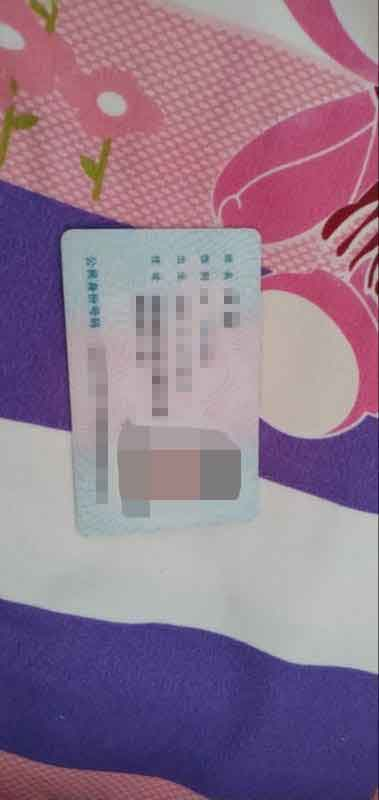
#> input picture extract-idcard/assets/explain/11.jpg, 379 x 800 px; its folder holds only this picture in this run
$ python -i util.py   (imports and definitions only)
#> lines starting #> are read from the running program, lines starting #| are printed output that depends on the picture
#> further down, picture is the input picture: shape (800, 379, 3); mean B, G, R 141.3, 119.7, 144.5
import numpy as np
import cv2 as cv
from collections import Counter
import os
import shutil


# 判断是图片是否偏暗
def is_dark(gray_img, min=110, rate=0.6):
#> called with min = 110, rate = 0.4
    w, h = gray_img.shape[:2]
#> w = 800; h = 379
    pixel_sum = w * h
#> pixel_sum = 303200

    arr = np.array(gray_img)
    dark = np.maximum(arr, min)
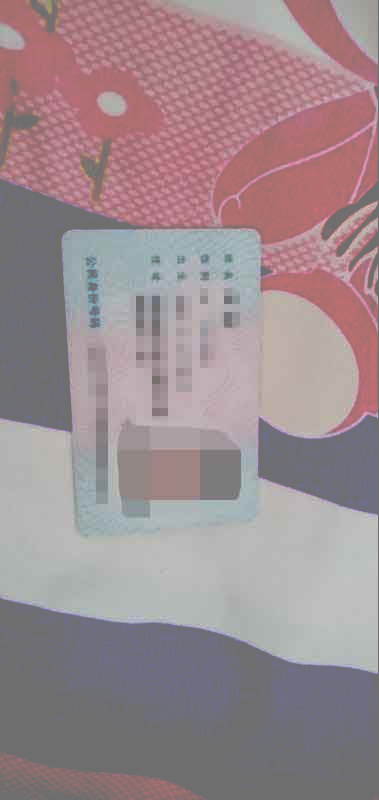
#> dark: shape (800, 379, 3); mean B, G, R 143.4, 138.9, 156
    flatten = dark.flatten()
    count = Counter(flatten).get(min)
#> count = 260187
    dark_prop = count / pixel_sum
#> dark_prop = 0.858
    # 灰度图亮度小于110的像素点占比超过60%，则判定图片偏暗
    if dark_prop >= rate:
        return True
    else:
        return False


def cv_show(img, scale=0.3):
    w, h = img.shape[:2]
    img = cv.resize(img, (int(h*scale), int(w*scale)))
    cv.imshow('demo', img)
    cv.waitKey(0)
    cv.destroyAllWindows()


# 提升图片亮度
def lightness_multiple(idcard_dir):
    ids = os.listdir(idcard_dir)
    tmp = os.path.join(idcard_dir, 'tmp')
    if os.path.exists(tmp):
        shutil.rmtree(tmp)
    os.mkdir(tmp)
    for id in ids:
        if id == 'tmp':
            continue
        img = os.path.join(idcard_dir, id)
        out = os.path.join(idcard_dir, 'tmp', id)
        origin = cv.imread(img)
        gray = cv.cvtColor(origin, cv.COLOR_BGR2GRAY)
        dark = is_dark(gray, rate=0.55, min=120)
        if dark:
            h, w, c = origin.shape
            blank = np.ones([h, w, c], origin.dtype) * 255
            res = cv.addWeighted(origin, 0.8, blank, 0.2, 5)
            cv.imwrite(out, res)
        else:
            shutil.copy(img, tmp)


# 美化原始公式
# Dest =(Src * (100 - Opacity) + (Src + 2 * GuassBlur(EPFFilter(Src) - Src + 128) - 256) * Opacity) /100
def blur(img):
    dark = is_dark(img, min=110, rate=0.4)
#> dark = True
    if dark:
        v2 = 15
    else:
        v2 = 1
    v1 = 3
    dx = v1 * 5
    fc = v1 * 12.5
    p = 0.1

    tmp = cv.bilateralFilter(img, dx, fc, fc)
    tmp = cv.subtract(tmp, img)
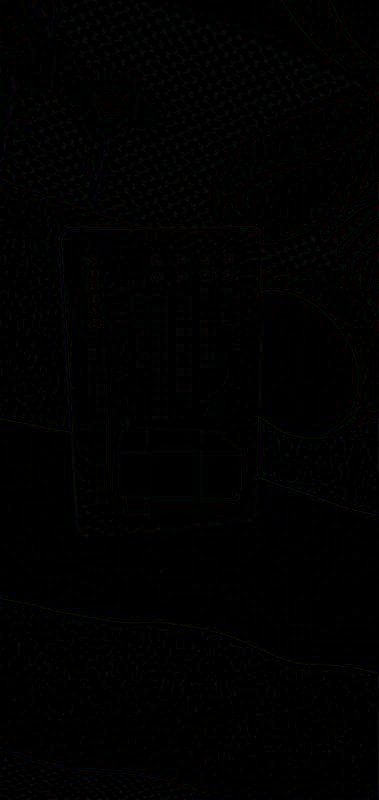
#> tmp: shape (800, 379, 3); mean B, G, R 1.2, 1.2, 1.3
    tmp = cv.add(tmp, (10, 10, 10, 128))
    tmp = cv.GaussianBlur(tmp, (2 * v2 - 1, 2 * v2 - 1), 0)
    tmp = cv.add(img, tmp)
    dst = cv.addWeighted(img, p, tmp, 1-p, 0)
    dst = cv.add(dst, (10, 10, 10, 255))
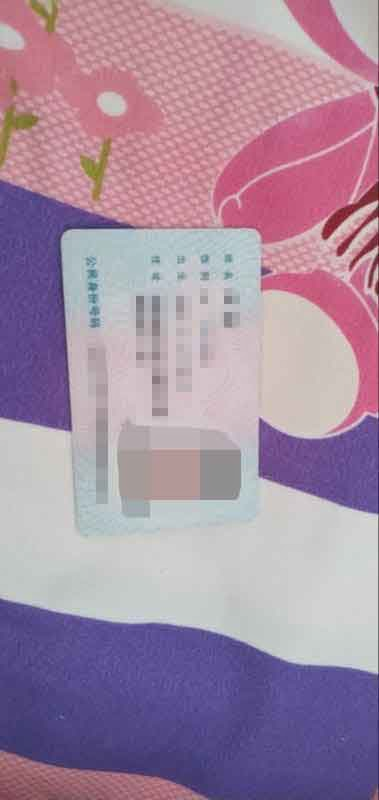
#> dst: shape (800, 379, 3); mean B, G, R 161.5, 139.9, 164.8
    return dst

>>> import cv2
>>> picture = cv2.imread('../assets/explain/11.jpg')
>>> result = blur(picture)

$ run again, on extract-idcard/assets/explain/12.jpg
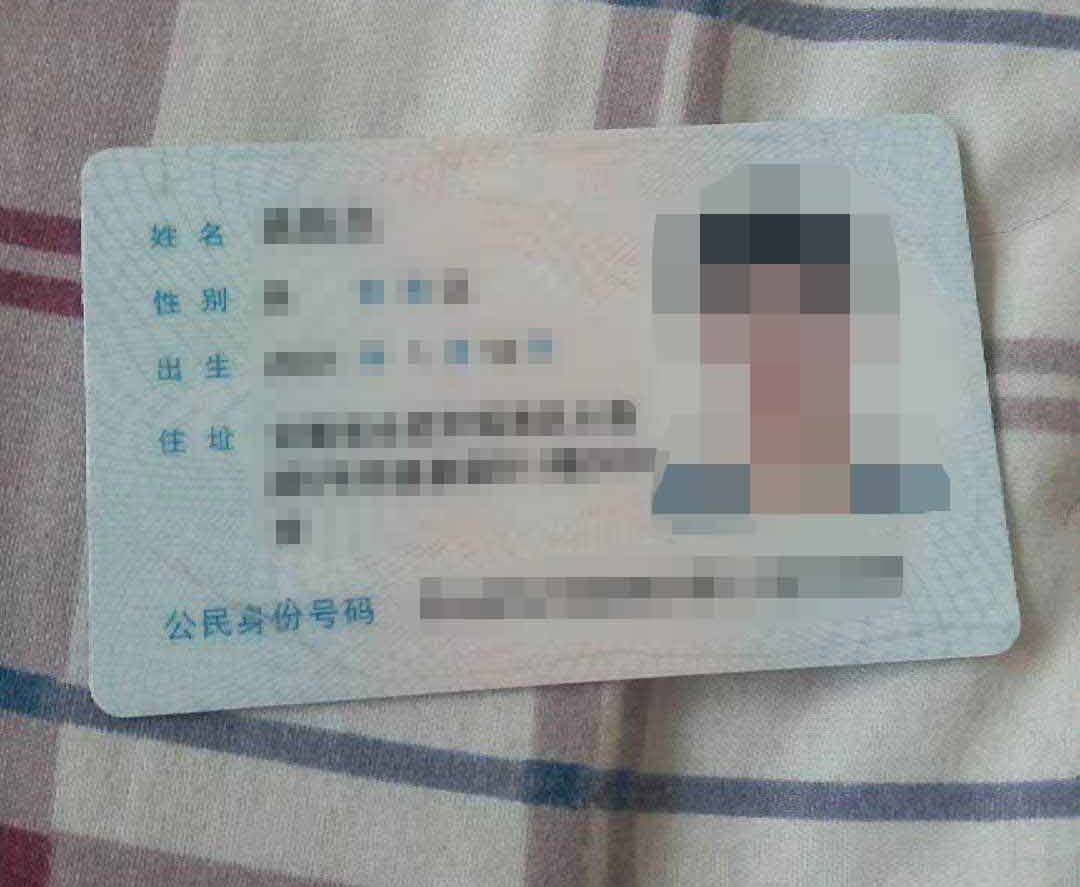
#> input picture extract-idcard/assets/explain/12.jpg, 1080 x 887 px
#> picture is the input picture: shape (887, 1080, 3); mean B, G, R 149.7, 150.1, 146.5
#> in is_dark, `dark = np.maximum(arr, min)`:
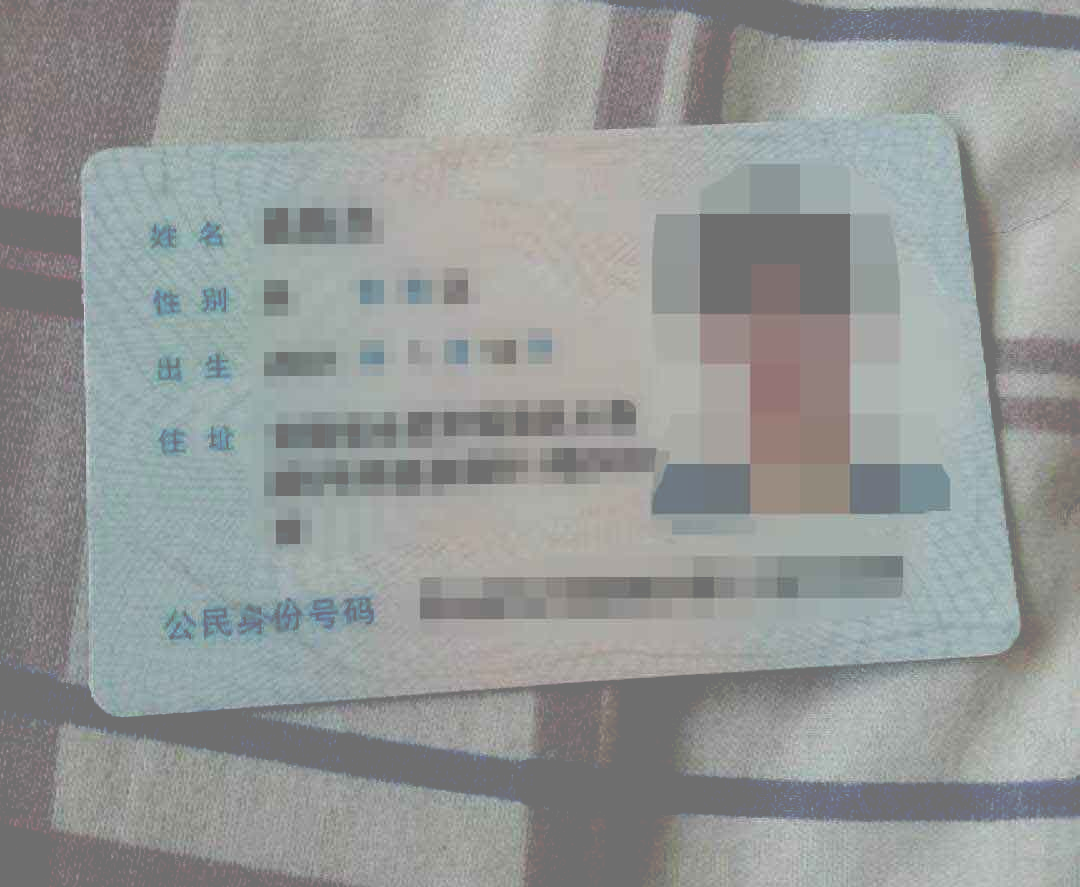
#> dark: shape (887, 1080, 3); mean B, G, R 151.7, 152.7, 149.2
#> count = 347522
#> dark_prop = 0.363
#> in blur, `dark = is_dark(img, min=110, rate=0.4)`: dark = False
#> in blur, `dst = cv.add(dst, (10, 10, 10, 255))`:
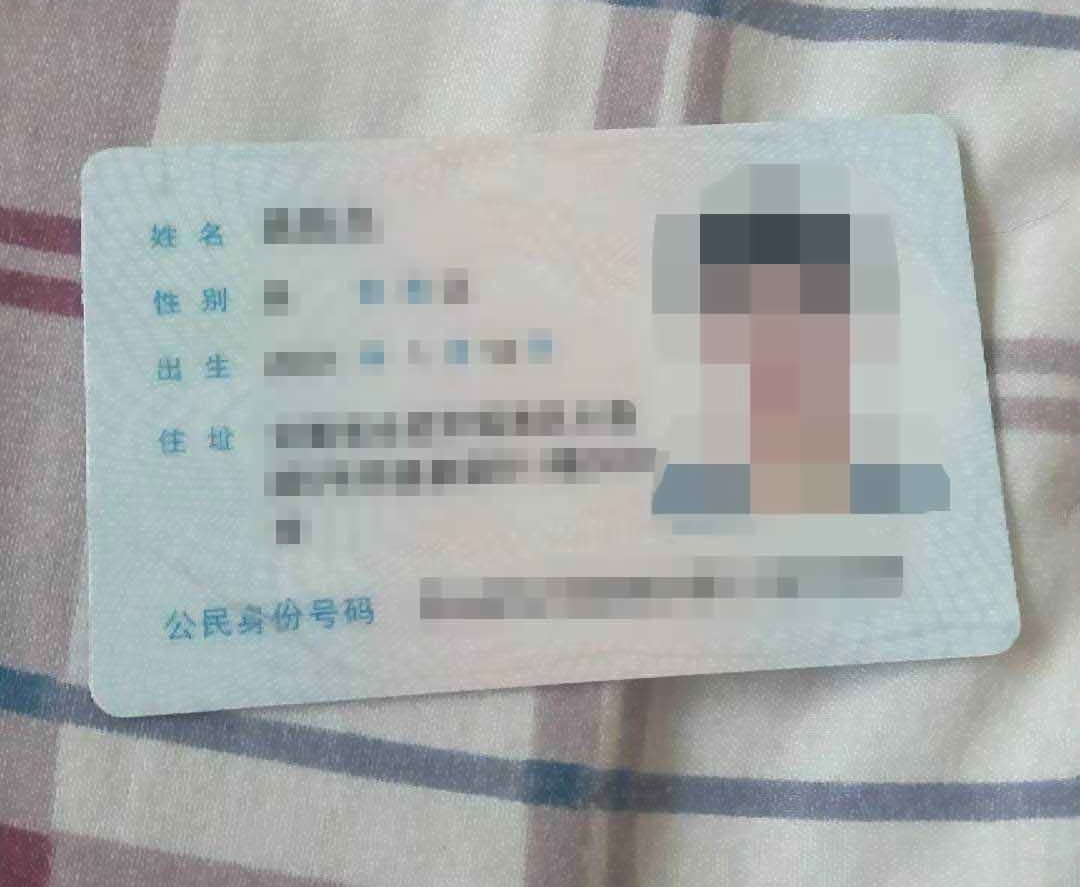
#> dst: shape (887, 1080, 3); mean B, G, R 170.1, 170.5, 166.8

$ run again, on extract-idcard/assets/explain/13.jpg
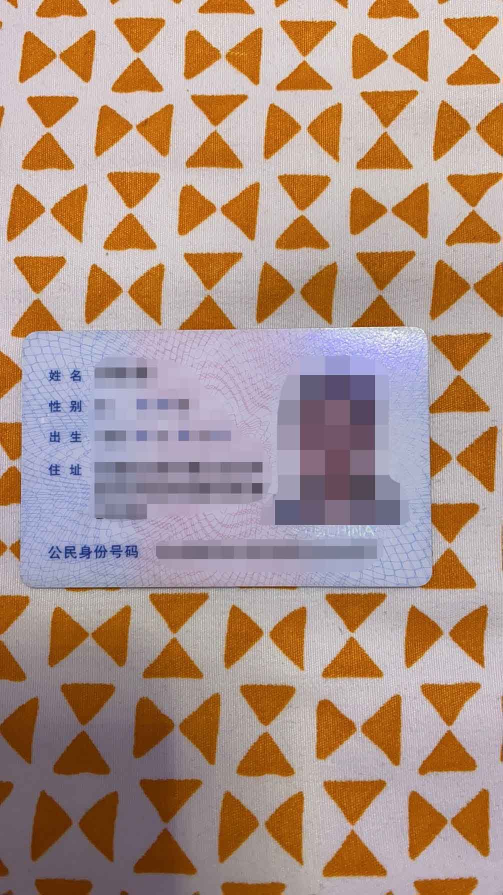
#> input picture extract-idcard/assets/explain/13.jpg, 1006 x 1790 px (shown at 1/2 size)
#> picture is the input picture: shape (1790, 1006, 3); mean B, G, R 135.2, 146.9, 172.6
#> in is_dark, `dark = np.maximum(arr, min)`:
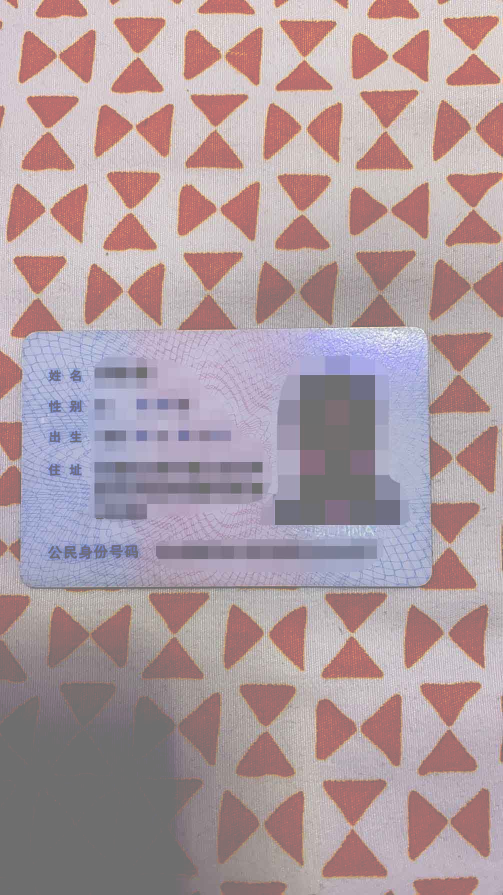
#> dark: shape (1790, 1006, 3) (shown at 1/2 size); mean B, G, R 159.7, 154.5, 173.6
#> count = 1289653
#> dark_prop = 0.716
#> in blur, `dark = is_dark(img, min=110, rate=0.4)`: dark = True
#> in blur, `dst = cv.add(dst, (10, 10, 10, 255))`:
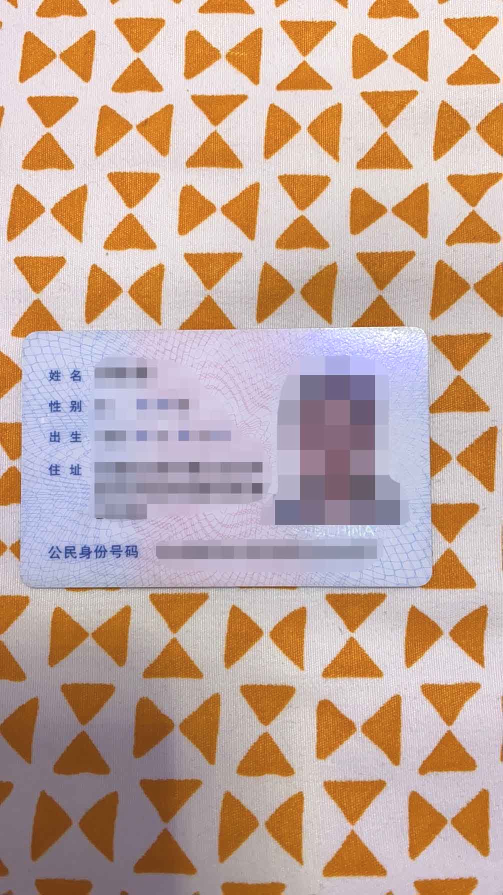
#> dst: shape (1790, 1006, 3) (shown at 1/2 size); mean B, G, R 156.2, 167.7, 193.6

$ run again, on extract-idcard/assets/explain/11_res.jpg
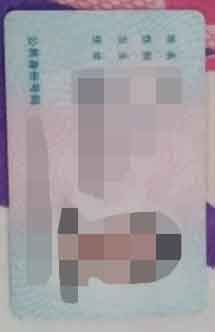
#> input picture extract-idcard/assets/explain/11_res.jpg, 215 x 332 px
#> picture is the input picture: shape (332, 215, 3); mean B, G, R 163, 157.4, 163
#> in is_dark, `dark = np.maximum(arr, min)`:
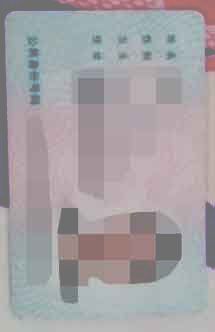
#> dark: shape (332, 215, 3); mean B, G, R 163.8, 160.2, 164.7
#> count = 15238
#> dark_prop = 0.213
#> in blur, `dark = is_dark(img, min=110, rate=0.4)`: dark = False
#> in blur, `dst = cv.add(dst, (10, 10, 10, 255))`:
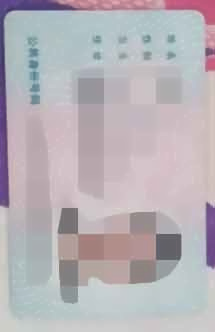
#> dst: shape (332, 215, 3); mean B, G, R 183.1, 177.4, 183.2
